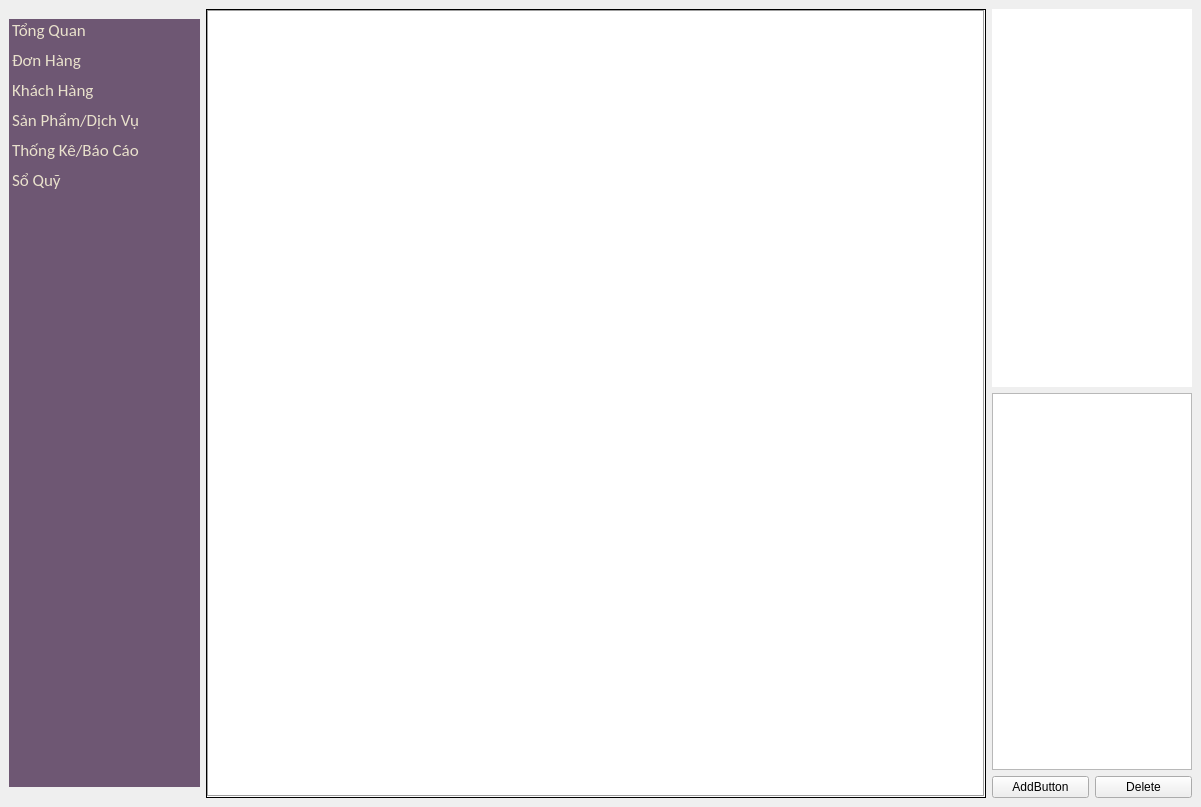
<?xml version="1.0" encoding="UTF-8"?>
<ui version="4.0">
 <class>MainWindow</class>
 <widget class="QMainWindow" name="MainWindow">
  <property name="geometry">
   <rect>
    <x>0</x>
    <y>0</y>
    <width>1201</width>
    <height>807</height>
   </rect>
  </property>
  <property name="windowTitle">
   <string>MainWindow</string>
  </property>
  <widget class="QWidget" name="centralwidget">
   <layout class="QHBoxLayout" name="horizontalLayout_2">
    <item>
     <widget class="QListWidget" name="menuWidgets">
      <property name="minimumSize">
       <size>
        <width>191</width>
        <height>768</height>
       </size>
      </property>
      <property name="maximumSize">
       <size>
        <width>191</width>
        <height>768</height>
       </size>
      </property>
      <property name="font">
       <font>
        <family>Calibri</family>
        <pointsize>13</pointsize>
        <weight>50</weight>
        <bold>false</bold>
       </font>
      </property>
      <property name="styleSheet">
       <string notr="true">QListView {
    show-decoration-selected: 0; /* make the selection span the entire width of the view */
    background-color: #6e5773;
	color: #e9e1cc;
}

QListView::item:alternate {
    background: #EEEEEE;
}

QListView::item:selected {
    border: 1px solid #6a6ea9;
}

QListView::item:selected:!active {
    background: qlineargradient(x1: 0, y1: 0, x2: 0, y2: 1,
                                stop: 0 #ABAFE5, stop: 1 #8588B2);
}

QListView::item:selected:active {
    background: qlineargradient(x1: 0, y1: 0, x2: 0, y2: 1,
                                stop: 0 #6a6ea9, stop: 1 #888dd9);
}

QListView::item:hover {
    background: qlineargradient(x1: 0, y1: 0, x2: 0, y2: 1,
                                stop: 0 #FAFBFE, stop: 1 #DCDEF1);
}</string>
      </property>
      <property name="frameShape">
       <enum>QFrame::NoFrame</enum>
      </property>
      <property name="frameShadow">
       <enum>QFrame::Plain</enum>
      </property>
      <property name="alternatingRowColors">
       <bool>false</bool>
      </property>
      <property name="flow">
       <enum>QListView::TopToBottom</enum>
      </property>
      <property name="isWrapping" stdset="0">
       <bool>false</bool>
      </property>
      <property name="layoutMode">
       <enum>QListView::SinglePass</enum>
      </property>
      <property name="spacing">
       <number>0</number>
      </property>
      <property name="gridSize">
       <size>
        <width>0</width>
        <height>30</height>
       </size>
      </property>
      <property name="selectionRectVisible">
       <bool>false</bool>
      </property>
      <item>
       <property name="text">
        <string>Tổng Quan</string>
       </property>
      </item>
      <item>
       <property name="text">
        <string>Đơn Hàng</string>
       </property>
      </item>
      <item>
       <property name="text">
        <string>Khách Hàng</string>
       </property>
      </item>
      <item>
       <property name="text">
        <string>Sản Phẩm/Dịch Vụ</string>
       </property>
      </item>
      <item>
       <property name="text">
        <string>Thống Kê/Báo Cáo</string>
       </property>
      </item>
      <item>
       <property name="text">
        <string>Sổ Quỹ</string>
       </property>
      </item>
     </widget>
    </item>
    <item>
     <widget class="QStackedWidget" name="stackedWidgets">
      <property name="minimumSize">
       <size>
        <width>780</width>
        <height>0</height>
       </size>
      </property>
      <property name="frameShape">
       <enum>QFrame::Box</enum>
      </property>
      <property name="lineWidth">
       <number>1</number>
      </property>
      <property name="midLineWidth">
       <number>0</number>
      </property>
      <property name="currentIndex">
       <number>1</number>
      </property>
      <widget class="QWidget" name="p1">
       <widget class="QLabel" name="label">
        <property name="geometry">
         <rect>
          <x>30</x>
          <y>20</y>
          <width>131</width>
          <height>101</height>
         </rect>
        </property>
        <property name="frameShape">
         <enum>QFrame::Box</enum>
        </property>
        <property name="text">
         <string>Page 1</string>
        </property>
       </widget>
      </widget>
      <widget class="QWidget" name="p2">
       <layout class="QVBoxLayout" name="verticalLayout">
        <property name="spacing">
         <number>0</number>
        </property>
        <property name="leftMargin">
         <number>0</number>
        </property>
        <property name="topMargin">
         <number>0</number>
        </property>
        <property name="rightMargin">
         <number>0</number>
        </property>
        <property name="bottomMargin">
         <number>0</number>
        </property>
        <item>
         <widget class="QTableView" name="orderTable">
          <property name="sizePolicy">
           <sizepolicy hsizetype="Expanding" vsizetype="Expanding">
            <horstretch>0</horstretch>
            <verstretch>0</verstretch>
           </sizepolicy>
          </property>
          <property name="styleSheet">
           <string notr="true"/>
          </property>
          <property name="frameShape">
           <enum>QFrame::Box</enum>
          </property>
          <property name="alternatingRowColors">
           <bool>false</bool>
          </property>
          <property name="showGrid">
           <bool>true</bool>
          </property>
          <property name="gridStyle">
           <enum>Qt::SolidLine</enum>
          </property>
          <attribute name="horizontalHeaderCascadingSectionResizes">
           <bool>false</bool>
          </attribute>
          <attribute name="horizontalHeaderDefaultSectionSize">
           <number>100</number>
          </attribute>
          <attribute name="horizontalHeaderMinimumSectionSize">
           <number>31</number>
          </attribute>
         </widget>
        </item>
       </layout>
      </widget>
      <widget class="QWidget" name="p3">
       <widget class="QLabel" name="label_3">
        <property name="geometry">
         <rect>
          <x>150</x>
          <y>90</y>
          <width>131</width>
          <height>101</height>
         </rect>
        </property>
        <property name="frameShape">
         <enum>QFrame::Box</enum>
        </property>
        <property name="text">
         <string>Page3</string>
        </property>
       </widget>
      </widget>
      <widget class="QWidget" name="p4">
       <widget class="QLabel" name="label_4">
        <property name="geometry">
         <rect>
          <x>350</x>
          <y>90</y>
          <width>131</width>
          <height>101</height>
         </rect>
        </property>
        <property name="frameShape">
         <enum>QFrame::Box</enum>
        </property>
        <property name="text">
         <string>Page 4</string>
        </property>
       </widget>
      </widget>
      <widget class="QWidget" name="p5">
       <widget class="QLabel" name="label_5">
        <property name="geometry">
         <rect>
          <x>160</x>
          <y>140</y>
          <width>131</width>
          <height>101</height>
         </rect>
        </property>
        <property name="frameShape">
         <enum>QFrame::Box</enum>
        </property>
        <property name="text">
         <string>Page 5</string>
        </property>
       </widget>
      </widget>
      <widget class="QWidget" name="p6">
       <widget class="QLabel" name="label_6">
        <property name="geometry">
         <rect>
          <x>30</x>
          <y>50</y>
          <width>131</width>
          <height>101</height>
         </rect>
        </property>
        <property name="frameShape">
         <enum>QFrame::Box</enum>
        </property>
        <property name="text">
         <string>Page 6</string>
        </property>
       </widget>
      </widget>
     </widget>
    </item>
    <item>
     <layout class="QVBoxLayout" name="verticalLayout_2">
      <item>
       <widget class="QListView" name="sideView">
        <property name="maximumSize">
         <size>
          <width>500</width>
          <height>16777215</height>
         </size>
        </property>
        <property name="frameShape">
         <enum>QFrame::NoFrame</enum>
        </property>
        <property name="frameShadow">
         <enum>QFrame::Sunken</enum>
        </property>
       </widget>
      </item>
      <item>
       <widget class="QListView" name="sideView2">
        <property name="maximumSize">
         <size>
          <width>16777215</width>
          <height>500</height>
         </size>
        </property>
       </widget>
      </item>
      <item>
       <layout class="QHBoxLayout" name="horizontalLayout">
        <item>
         <widget class="QPushButton" name="addButton">
          <property name="text">
           <string>AddButton</string>
          </property>
         </widget>
        </item>
        <item>
         <widget class="QPushButton" name="deleteButton">
          <property name="text">
           <string>Delete</string>
          </property>
         </widget>
        </item>
       </layout>
      </item>
     </layout>
    </item>
   </layout>
  </widget>
  <widget class="QMenuBar" name="menubar">
   <property name="geometry">
    <rect>
     <x>0</x>
     <y>0</y>
     <width>1201</width>
     <height>21</height>
    </rect>
   </property>
  </widget>
 </widget>
 <resources/>
 <connections>
  <connection>
   <sender>menuWidgets</sender>
   <signal>currentRowChanged(int)</signal>
   <receiver>stackedWidgets</receiver>
   <slot>setCurrentIndex(int)</slot>
   <hints>
    <hint type="sourcelabel">
     <x>69</x>
     <y>304</y>
    </hint>
    <hint type="destinationlabel">
     <x>423</x>
     <y>298</y>
    </hint>
   </hints>
  </connection>
 </connections>
</ui>
